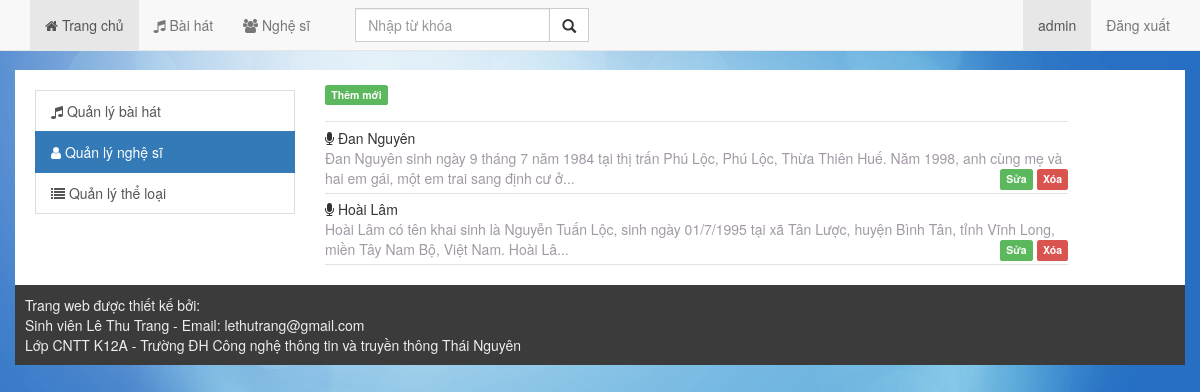
/admin/manager.php?act=artist (signed in), run on the app's committed database.
### tables this page shows
CREATE TABLE `user` (
  `id` int(10) UNSIGNED NOT NULL,
  `username` varchar(20) NOT NULL,
  `display_name` varchar(255) NOT NULL,
  `password` varchar(50) NOT NULL,
  `email` varchar(255) NOT NULL,
  `role_id` int(11) NOT NULL,
  `avatar` varchar(255) NOT NULL,
  `id_facebook` varchar(255) NOT NULL
);

CREATE TABLE `artists` (
  `id` int(10) UNSIGNED NOT NULL,
  `name` varchar(50) NOT NULL,
  `description` text NOT NULL
);

### incfiles/core.php (called while the page is built, shortened)
<?php
$home = "http://localhost/music";
$do = isset($_REQUEST['do']) ? trim($_REQUEST['do']) : '';
new Core;
$user_id = Core::$user_id;
$datauser = Core::$user_data;
include_once 'func.php';
?>

### incfiles/classes/Core.php (called while the page is built, shortened)
<?php
Class Core
{
	function __construct()
	{
		$this->authorize();
	}
	public function authorize()
	{
        $user_id = false;
        $user_ps = false;
        if (isset($_SESSION['uid']) && isset($_SESSION['ups'])) {
            $user_id = abs(intval($_SESSION['uid']));
            $user_ps = $_SESSION['ups'];
        } elseif (isset($_COOKIE['cuid']) && isset($_COOKIE['cups'])) {
            $user_id = abs(intval(base64_decode(trim($_COOKIE['cuid']))));
            $_SESSION['uid'] = $user_id;
            $user_ps = md5(trim($_COOKIE['cups']));
            $_SESSION['ups'] = $user_ps;
        }
        if ($user_id && $user_ps)
		{
            $req = mysql_query("SELECT * FROM `user` WHERE `id` = '$user_id'");
        }
	}
}

### incfiles/func.php (called while the page is built, shortened)
<?php
FUNCTION text_limit($text, $len, $end='...')
{
	IF (mb_strlen($text, 'UTF-8') > $len)
	{
		$text = mb_substr($text, 0, $len, 'UTF-8').'...';
	}
	return $text;
}

### admin/includes/artist.php (the view, shortened to what this page needs)
<div class="col-md-8">
<?php
Switch ($do)
{
				?>
		<?php
	Default:
		$req = MYSQL_QUERY("SELECT * FROM `artists` ORDER BY `id` DESC");
		$total = MYSQL_NUM_ROWS($req);
		Echo '<div><a href="manager.php?act=artist&do=add"><span class="label label-success">Thêm mới</span></a></div><br />';
		IF ($total > 0)
		{
			Echo '<hr style="padding: 0px;margin: 0px;" />';
			While ($res = MYSQL_FETCH_ASSOC($req))
			{
				?>
				<div class="list">
					<i class="fa fa-microphone"></i> <?=$res['name']?>
					<?php
					IF ($res['description'] != '')
					{
						Echo '<br /><span class="artist-song">'.text_limit($res['description'], 150).'</span>';
					}
					?>
					<span class="pull-right">
						<a href="manager.php?act=artist&do=edit&id=<?=$res['id'];?>"><span class="label label-success">Sửa</span></a> <a href="manager.php?act=artist&do=delete&id=<?=$res['id'];?>"><span class="label label-danger">Xóa</span></a>
					</span>
				</div>
				<?php
			}
		}
	Break;
}
?>
</div>

### incfiles/head.php (shortened to what this page needs)
<html>
<head>
	<link href="<?=$home?>/themes/bootstrap-dist/css/bootstrap.css" type="text/css" rel="stylesheet" />
	<link href="<?=$home?>/themes/default.css" type="text/css" rel="stylesheet" />
	<link href="<?=$home?>/themes/font-awesome-4.7.0/css/font-awesome.css" type="text/css" rel="stylesheet" />
</head>
<body>
<nav class="navbar navbar-default navbar-fixed-top">
	<div class="container">
        <div id="navbar" class="navbar-collapse collapse">
			<ul class="nav navbar-nav">
				<li <?=($headmod == '' ? 'class="active"' : '')?>><a href="<?=$home?>"><i class="fa fa-home"></i> Trang chủ</a></li>
				<li <?=($headmod == 'song' ? 'class="active"' : '')?>><a href="<?=$home?>/song.php"><i class="fa fa-music"></i> Bài hát</a></li>
				<li <?=($headmod == 'artist' ? 'class="active"' : '')?>><a href="<?=$home?>/artist.php"><i class="fa fa-users"></i> Nghệ sĩ</a></li>
			</ul>
			<div class="col-sm-3 col-md-3">
				<form class="navbar-form" role="search">
				<div class="input-group">
					<input type="text" class="form-control" placeholder="Nhập từ khóa" name="q">
					<div class="input-group-btn">
						<button class="btn btn-default" type="submit"><i class="glyphicon glyphicon-search"></i></button>
					</div>
				</div>
				</form>
			</div>
			<ul class="nav navbar-nav navbar-right">
				<?php
				IF ($user_id)
				{
					Echo '<li class="active"><a href="'.$home.'/admin/manager.php?act=song">'.$datauser['username'].' <span class="sr-only">(current)</span></a></li>';
					Echo '<li><a href="'.$home.'/admin/logout.php">Đăng xuất</a></li>';
				}
				ELSE
				{
					Echo '<li><a href="'.$home.'/admin/login.php"><i class="fa fa-user"></i> Đăng nhập</a></li>';
				}
				?>
			</ul>
        </div>
	</div>
</nav>
<div class="container maintxt">

### themes/default.css (style rules this page uses)
body { padding-top: 70px; background: #63AFDE url('images/page.png'); background-attachment: fixed; background-size: 100%; }
.maintxt { background-color: #fff; padding: 20px; }
hr { border: 0; height: 0; border-top: 1px solid rgba(0, 0, 0, 0.1); border-bottom: 1px solid rgba(255, 255, 255, 0.3); }
.list { border-bottom: 1px solid #e2e2e2; padding-top: 5px; padding-bottom: 5px; }
.artist-song { color: #a299a5; text-decoration: none; }

### data on the page
user: username "admin"
artists: name "Đan Nguyên", description "Đan Nguyên sinh ngày 9 tháng 7 năm 1984 tại thị trấn Phú Lộc, Phú Lộc, Thừa Thiên Huế. Năm 1998, anh cùng mẹ và hai em gái, một em trai sang định cư ở..."
artists: name "Hoài Lâm", description "Hoài Lâm có tên khai sinh là Nguyễn Tuấn Lộc, sinh ngày 01/7/1995 tại xã Tân Lược, huyện Bình Tân, tỉnh Vĩnh Long, miền Tây Nam Bộ, Việt Nam. Hoài Lâ..."
